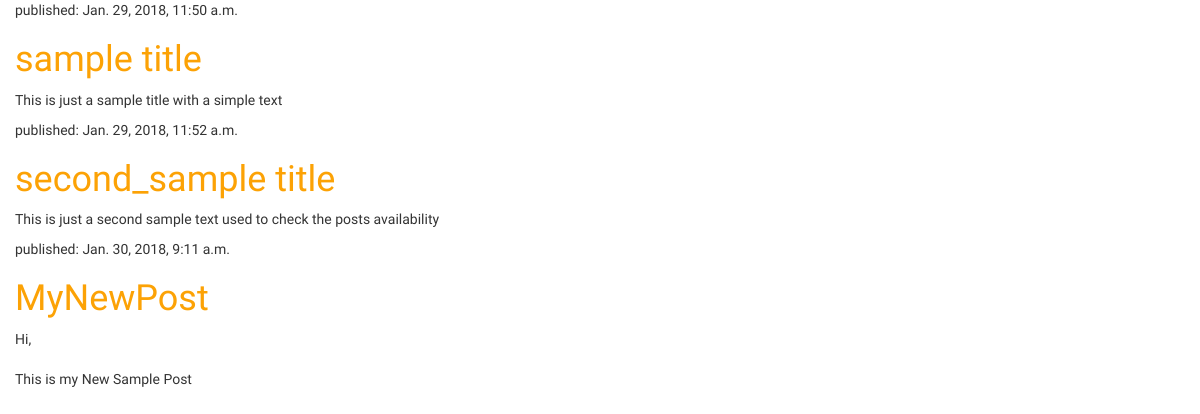
The page /posts (signed in) on the database as committed earlier.
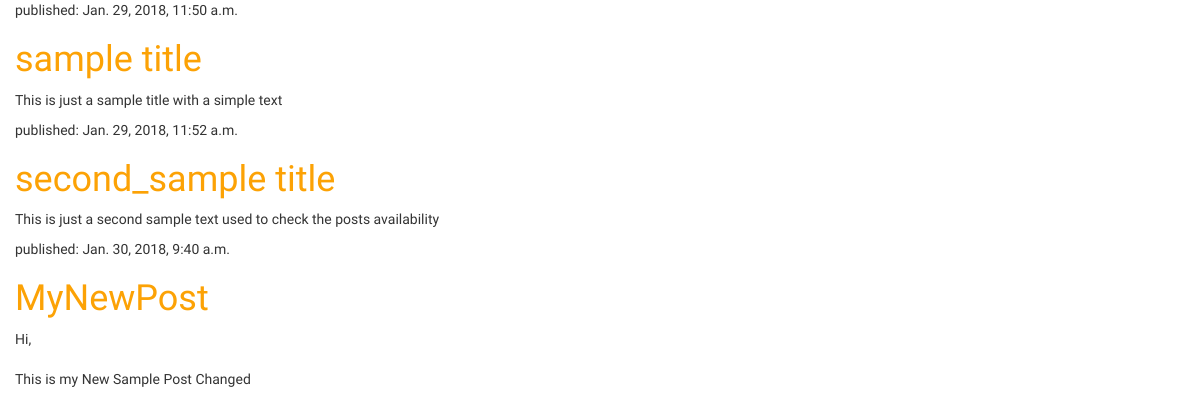
The same page on the database as committed later.
### userblog/models.py (models this page shows, shortened)
class UserPost(models.Model):
    author = models.ForeignKey('auth.User', on_delete =models.CASCADE)
    title = models.CharField(max_length=200)
    text = models.TextField()
    created_date = models.DateTimeField(default=timezone.now)
    published_date = models.DateTimeField(blank=True, null=True)

### userblog/views.py (the view)
# urls.py: url(r'^posts$', core_views.userpost_list, name='userpost_list'),
@login_required
def userpost_list(request):
    posts=UserPost.objects.filter(published_date__lte=timezone.now()).order_by('published_date')
    return render(request, 'userblog/userpost_list.html',{'posts':posts})

### userblog/templates/userblog/userpost_list.html (shortened to what this page needs)
{% load staticfiles %}
<html>
    <head>
      <link rel="stylesheet" href="//maxcdn.bootstrapcdn.com/bootstrap/3.2.0/css/bootstrap.min.css">
      <link rel="stylesheet" href="//maxcdn.bootstrapcdn.com/bootstrap/3.2.0/css/bootstrap-theme.min.css">
      <link rel="stylesheet" href="{% static 'css/userblog.css' %}">
    </head>
    <body>
        <div>
          {% for post in posts %}
              <div>
                  <p>published: {{ post.published_date }}</p>
                  <h1><a href="{% url 'userpost_detail' pk=post.pk %}">{{ post.title }}</a></h1>
                  <p>{{ post.text|linebreaksbr }}</p>
              </div>
          {% endfor %}
        </div>
    </body>
</html>

### userblog/static/css/userblog.css (style rules this page uses)
h1 a { color : #FCA205; }
body { padding-left: 15px; font-family: 'Lobster'; }

Rows that differ between the two databases and show on the page:
changed UserPost "MyNewPost": published_date "Jan. 30, 2018, 9:11 a.m." → "Jan. 30, 2018, 9:40 a.m."; text "Hi, This is my New Sample Post" → "Hi, This is my New Sample Post Changed"
